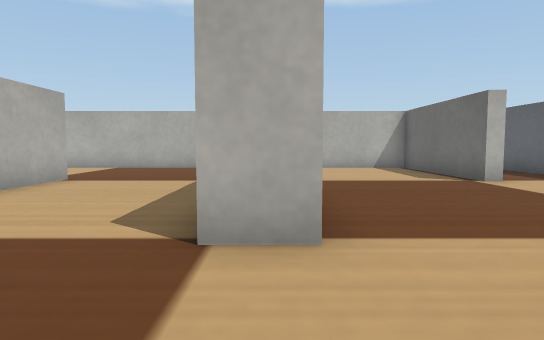
View 1 (above)

14 first-person views from a walk through a Webots world. The camera is 0.04 m above the floor, tilts 4° down and sees 75° across. The floor is counted in squares, 0.05 m on a side. Each view is taken from the middle of a square. On the plan, view 1 faces up. The plan holds only what a view shows up to about 12 squares ahead; the rest is blank. The robots in the file are not drawn. Simple shapes and patterns stand in for the simulator's stock objects.

View 2
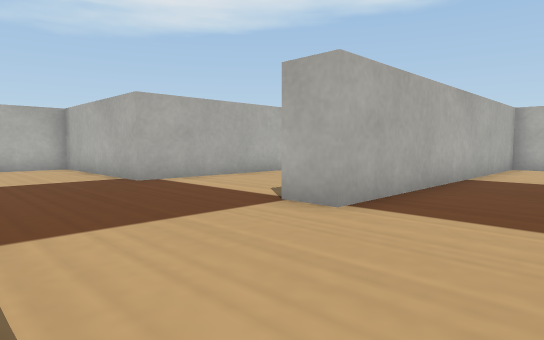

View 3
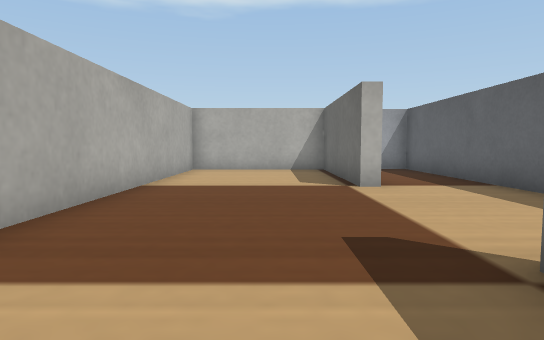

View 4
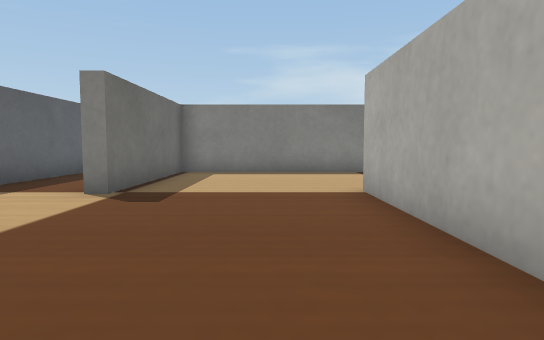

View 5
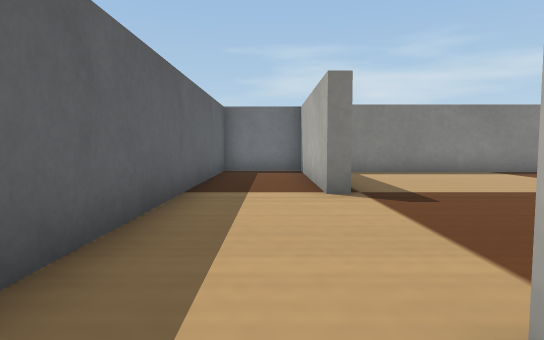

View 6
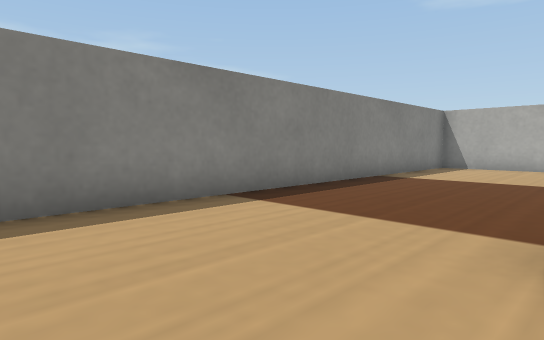

View 7
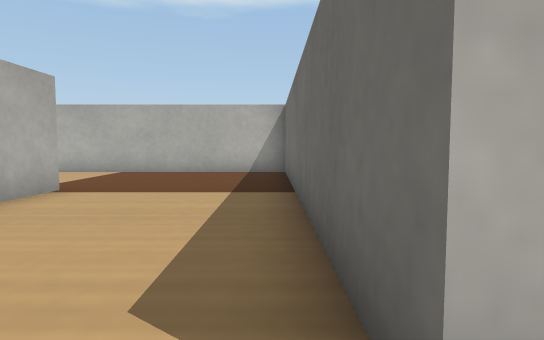

View 8
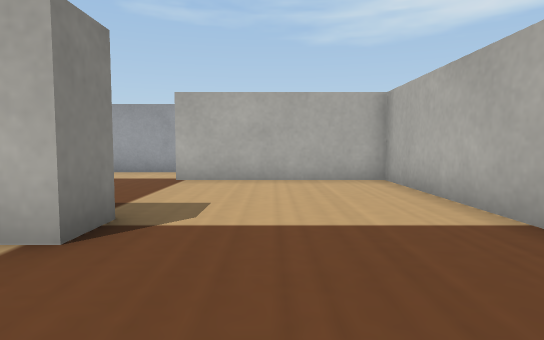

View 9
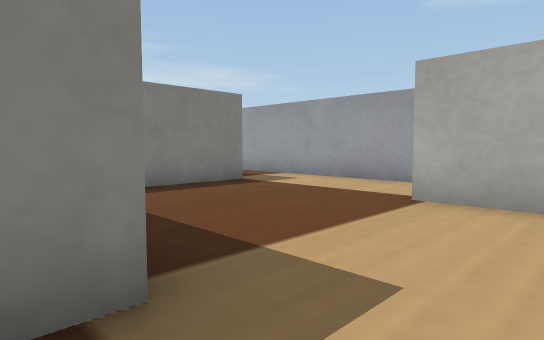

View 10
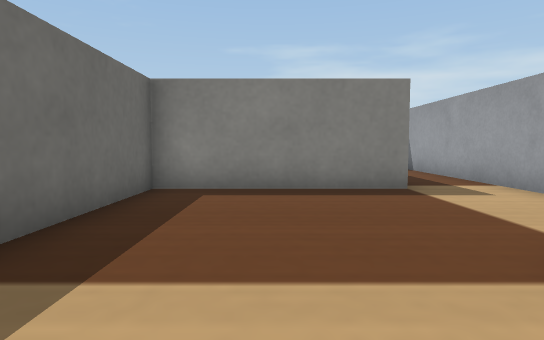

View 11
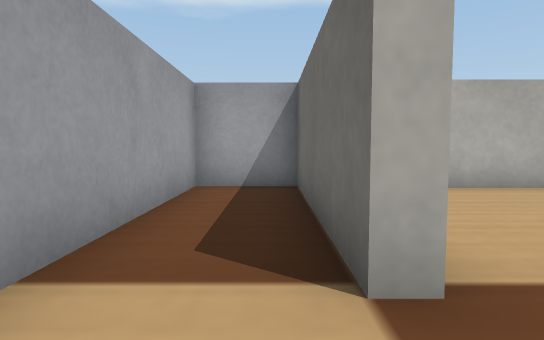

View 12
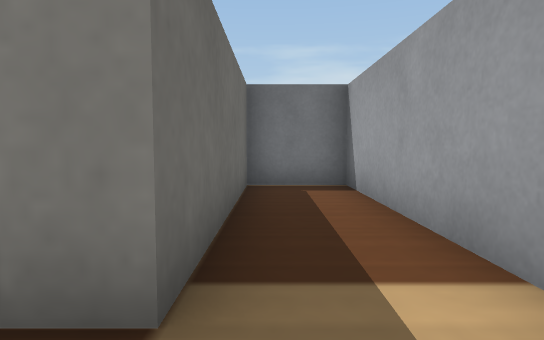

View 13
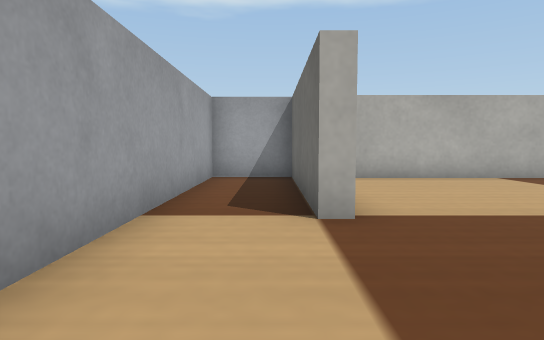

View 14
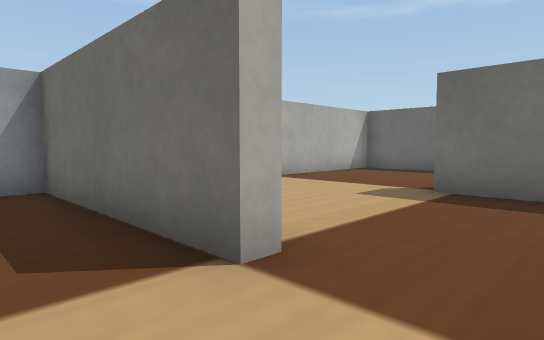

### Floor plan
Points are (right, up) in squares from view 1. A wall is a line through its corners. A room is listed if a view was taken in it or the views show most of it. See-through windows are left out.
Room 1 (views 1, 2, 3, 4, 5, 6, 7, 8, 9, 10, 11, 12, 13, 14)
walls: (5.1, 7.8) (4.7, 7.8) (4.7, 12.6) (0.4, 12.6) (0.4, 2.8) (-0.6, 2.8) (-0.6, 12.1); (-0.5, 12.6) (-10.1, 12.6) (-10.1, 7.8) (-10.5, 7.8) (-10.5, 12.9) (-12.5, 12.9) (-12.5, -2.1) (-10.5, -2.1) (-10.5, 3.5) (-5.8, 3.5) (-5.8, 8.3) (-4.8, 8.3) (-4.8, 2.5) (-10.1, 2.5) (-10.1, -1); (-9.5, -1.6) (4.7, -1.6) (4.7, 3.2) (5.1, 3.2) (5.1, -2.1) (7.5, -2.1) (7.5, 12.9) (6.6, 12.9)

Positions as (right, up) in squares from view 1, and headings:
1: (0, 0), facing up
2: (3, -1), facing up-left
3: (3, 1), facing up
4: (2, 9), facing down
5: (6, 9), facing down
6: (3, 3), facing down-left
7: (-1, 2), facing up
8: (-2, 10), facing left
9: (-5, 10), facing down-left
10: (-8, 10), facing down
11: (-11, 6), facing up
12: (-11, 5), facing down
13: (-11, 4), facing up
14: (-12, 6), facing up-right
